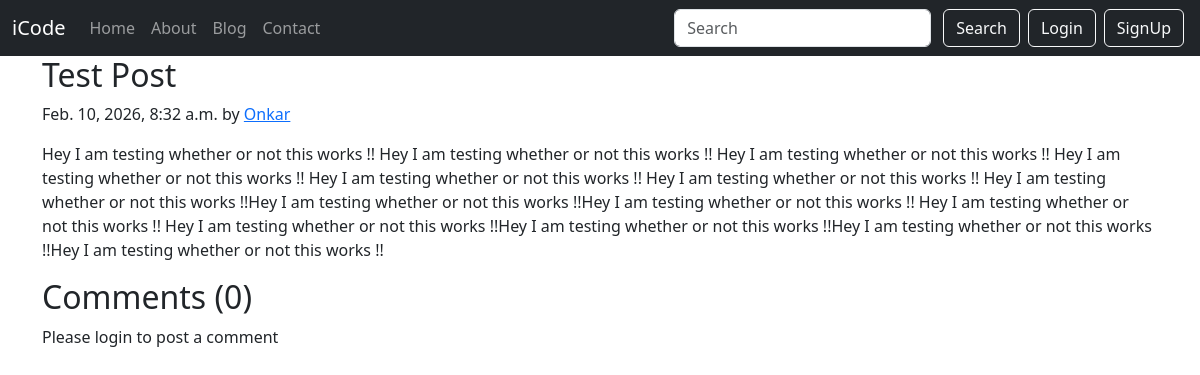
The page /blog/first-test-post on the database as committed earlier.
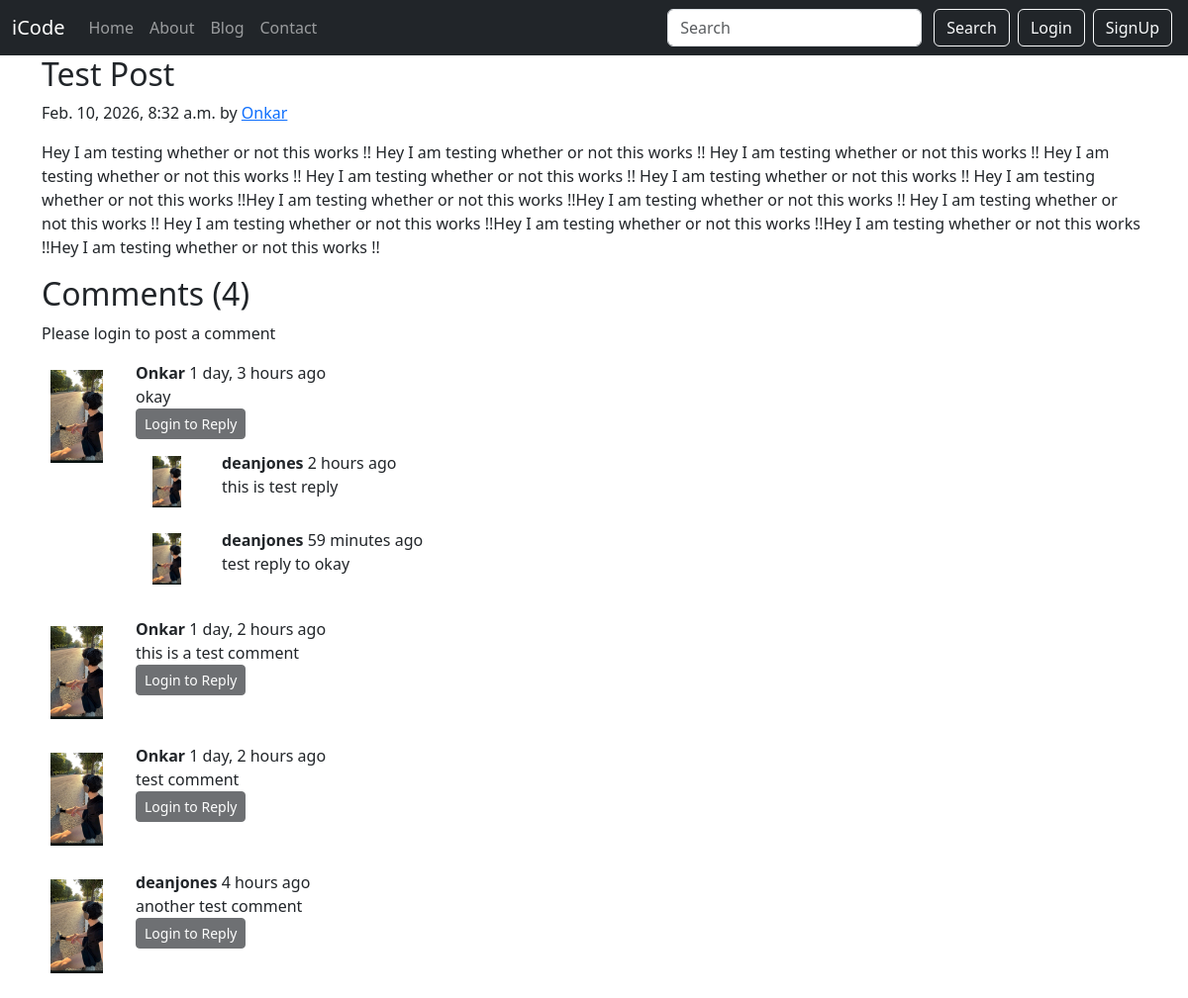
The same page on the database as committed later.
### blog/models.py (models this page shows, shortened)
class Post(models.Model):
    sno = models.AutoField(primary_key=True)
    title = models.CharField(max_length=255)
    content = models.TextField()
    author = models.CharField(max_length=13)
    slug = models.CharField(max_length=130)
    timeStamp = models.DateTimeField(blank=True)

class BlogComment(models.Model):
    sno = models.AutoField(primary_key=True)
    comment = models.TextField()
    user = models.ForeignKey(User, on_delete=models.CASCADE)
    post = models.ForeignKey(Post, on_delete=models.CASCADE)
    parent = models.ForeignKey('self',on_delete=models.CASCADE, null=True)
    timeStamp = models.DateTimeField(default=now)

### blog/views.py (the view)
# urls.py: path('<str:slug>', views.blogPost, name='blogPost'),
def blogPost(request, slug):
    post = Post.objects.filter(slug=slug).first()
    comments = BlogComment.objects.filter(post=post, parent=None)
    replies = BlogComment.objects.filter(post=post).exclude(parent=None)
    replyDict = {}
    for reply in replies:
        if reply.parent.sno not in replyDict.keys():
            replyDict[reply.parent.sno] = [reply]
        else:
            replyDict[reply.parent.sno].append(reply)
    context = {'post':post, 'comments':comments, 'user':request.user, 'replyDict':replyDict}
    return render(request, 'blog/blogPost.html', context)

### blog/templatetags/extras.py (called while the page is built)
@register.filter(name='get_val')
def get_val(dict, key):
    return dict.get(key)

### templates/blog/blogPost.html (shortened to what this page needs)
{% extends "base.html" %}
{% block body %}
{% load humanize %}
{% load extras %}
<div class="container">
            <h2 class="blog-post-title">{{post.title}}</h2>
            <p class="blog-post-meta">{{post.timeStamp}} by <a href="#">{{post.author}}</a></p>
            <p>{{post.content}}</p>
</div>
<div class="container">
            <h2>Comments ({{comments.count}})</h2>
            <div class="my-2">
            {% if user.is_authenticated %}
            <form action="/blog/postComment" method="post">
                {% csrf_token %}
                <div class="form-group">
                <label for="exampleInputEmail1">Post Comment</label>
                <input type="text" class="form-control" name="comment" placeholder="Enter comment here">
                </div>
                <input type="hidden" name="postSno" value="{{post.sno}}">
                <input type="hidden" name="parentSno" value="">
                <button type="submit" class="btn btn-dark my-sm-2">Submit</button>
            </form>
            {% else %}
            <p>Please login to post a comment</p>
            {% endif %}
            </div>
            {% for comment in comments %}
            <div class="row my-3">
                    <div class="col-md-1">
                    <img class="rounded mx-auto d-block w-100 p-2 border border-white" src="/static/img/test.png" alt="user">
                    </div>
                    <div class="col-md-11">
                        <b>{{comment.user.username}}</b> {{comment.timeStamp | naturaltime}}
                        <div>{{comment.comment}}</div>
                        <div class="reply mx-0">
                                {% if user.is_authenticated %}
                                <button class="btn btn-sm btn-dark" type="button" data-bs-toggle="collapse" data-bs-target="#replyBox{{comment.sno}}" aria-expanded="false" aria-controls="replyBox{{comment.sno}}">
                                    Reply
                                </button>
                                <div class="collapse" id="replyBox{{comment.sno}}">
                                  <div class="card card-body my-2">
                                    <form action="/blog/postComment" method="post">
                                        {% csrf_token %}
                                        <div class="form-group">
                                        <label for="comment">Post a reply</label>
                                        <input type="text" class="form-control" name="comment" placeholder="Enter comment here">
                                        <input type="hidden" name="parentSno" value="{{comment.sno}}">
                                        </div>
                                        <input type="hidden" name="postSno" value="{{post.sno}}">
                                        <button type="submit" class="btn btn-dark my-sm-2">Submit</button>
                                    </form>
                                  </div>
                                </div>
                                {% else %}
                                 <button class="btn btn-sm btn-dark" type="button" data-bs-toggle="collapse" data-bs-target="#replyBox{{comment.sno}}" aria-expanded="false" aria-controls="replyBox{{comment.sno}}" disabled>
                                    Login to Reply
                                 </button>
                                {% endif %}
                                <div class="replies my-2">
                                    {% for reply in replyDict|get_val:comment.sno %}
                                    <div class="row my-2">
                                        <div class="col-md-1">
                                            <img class="rounded mx-auto d-block w-75 p-2 border border-white" src="/static/img/test.png" alt="user">
                                        </div>
                                        <div class="col-md-11 my-1">
                                            <b>{{reply.user.username}}</b> {{reply.timeStamp | naturaltime}}
                                            <div>{{reply.comment}}</div>
                                        </div>
                                    </div>
                                    {% endfor %}
                                </div>
                        </div>
                    </div>
            </div>
            {% endfor %}
</div>
{% endblock body %}

### templates/base.html (shortened to what this page needs)
<!doctype html>
<html lang="en">
  <head>
    <link href="https://cdn.jsdelivr.net/npm/bootstrap@5.3.8/dist/css/bootstrap.min.css" rel="stylesheet">
  </head>
  <body>
    <nav class="navbar navbar-expand-lg navbar-dark bg-dark">
  <div class="container-fluid">
    <a class="navbar-brand" href="/">iCode</a>
    <div class="collapse navbar-collapse" id="navbarSupportedContent">
      <ul class="navbar-nav me-auto mb-2 mb-lg-0">
        <li class="nav-item">
          <a class="nav-link {% block homeactive %} {% endblock homeactive %}" aria-current="page" href="/">Home</a>
        </li>
        <li class="nav-item">
          <a class="nav-link {% block aboutactive %} {% endblock aboutactive %}" href="/about">About</a>
        </li>
        <li class="nav-item">
          <a class="nav-link {% block blogactive %} {% endblock blogactive %}" href="/blog">Blog</a>
        </li>
        <li class="nav-item">
          <a class="nav-link {% block contactactive %} {% endblock contactactive %}" href="/contact">Contact</a>
        </li>
      </ul>
      <form method="get" action="/search" class="d-flex" role="search">
        <input class="form-control me-2" type="search" placeholder="Search" aria-label="Search" name="query" id="query"/>
        <button class="btn btn-outline-light m-1 my-sm-0" type="submit">Search</button>
      </form>
         {% if user.is_authenticated %}
         <ul class="navbar-nav ml-auto">
           <li class="nav-item dropdown">
            <a class="nav-link dropdown-toggle" data-bs-toggle="dropdown" href="#" role="button" aria-haspopup="true" aria-expanded="false">Welcome {{request.user}}</a>
            <div class="dropdown-menu">
              <a class="dropdown-item" href="/logout">Logout</a>
            </div>
           </li>
         </ul>
         {% else %}
         <button type="button" class="btn btn-outline-light m-1 my-sm-0" data-bs-toggle="modal" data-bs-target="#LoginModal">
         Login
         </button>
         <button type="button" class="btn btn-outline-light m-1 my-sm-0" data-bs-toggle="modal" data-bs-target="#SignUpModal">
         SignUp
         </button>
         {% endif %}
    </div>
  </div>
</nav>
{% block body %}{% endblock body %}
</html>

Rows that differ between the two databases and show on the page:
added BlogComment: user.username "Onkar", timeStamp "1 day, 3 hours ago", comment "okay", shown under "Comments (4)"
added BlogComment: user.username "deanjones", timeStamp "2 hours ago", comment "this is test reply", shown under "Onkar"
added BlogComment: user.username "deanjones", timeStamp "59 minutes ago", comment "test reply to okay", shown under "Onkar"
added BlogComment: user.username "Onkar", timeStamp "1 day, 2 hours ago", comment "this is a test comment", shown under "Comments (4)"
added BlogComment: user.username "Onkar", timeStamp "1 day, 2 hours ago", comment "test comment", shown under "Comments (4)"
added BlogComment: user.username "deanjones", timeStamp "4 hours ago", comment "another test comment", shown under "Comments (4)"
Other text that changed with them:
{{ comments.count }}: "0" → "4"
